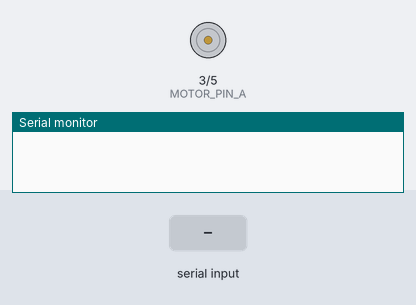
This sketch was run on a simulated Arduino Uno, built with avr-gcc and run on an emulated ATmega328P. Parts: motor-driver pin pairs drawn as motors (green arrow = first pin HIGH = forward, orange = second pin HIGH = backward, longer = more drive), the last lines printed to the serial monitor. Inputs (shaded band) come from the test bench.

Above: at 1.2 s.
1.3 s: "f\n" received over Serial
At 2.0 s:
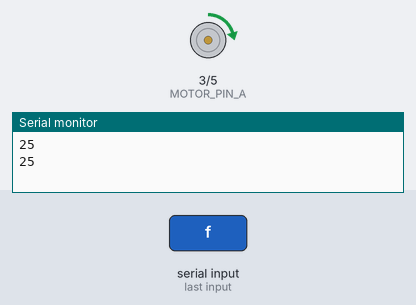
2.8 s: byte 102 ('f') received over Serial
At 3.1 s:
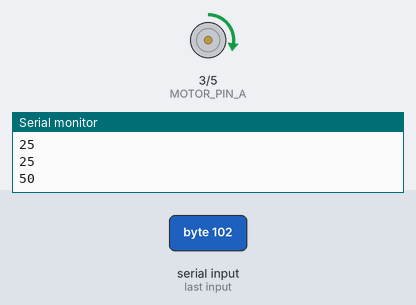
4.3 s: "f\n" received over Serial
At 5.5 s:
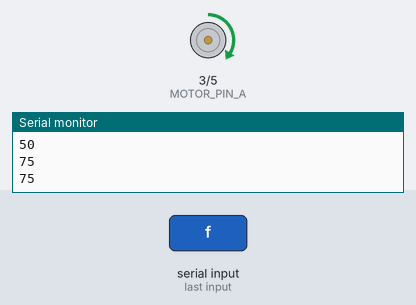
5.8 s: "b\n" received over Serial
At 6.6 s:
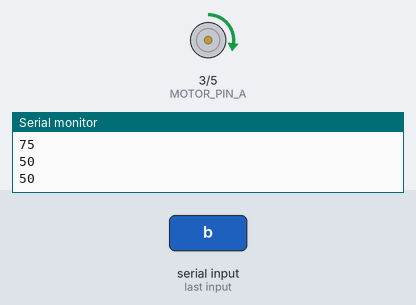
Timing chart, 0 to 8.3 s (numbered marks = the images above; inputs shaded):
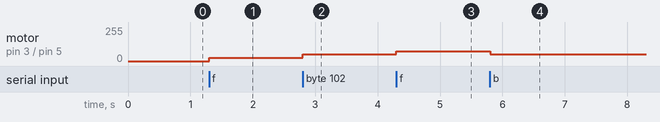

Measured:
- after the input at 1.3 s, motor on pin 3 (MOTOR_PIN_A) / pin 5 (MOTOR_PIN_B): stopped → forward 25/255 at once
- after the input at 2.8 s, motor on pin 3 (MOTOR_PIN_A) / pin 5 (MOTOR_PIN_B): forward 25/255 → forward 50/255 at once
- after the input at 4.3 s, motor on pin 3 (MOTOR_PIN_A) / pin 5 (MOTOR_PIN_B): forward 50/255 → forward 75/255 at once
- after the input at 5.8 s, motor on pin 3 (MOTOR_PIN_A) / pin 5 (MOTOR_PIN_B): forward 75/255 → forward 50/255 at once

The sketch:

motorControlTest.ino
```cpp
#define MOTOR_PIN_A 3
#define MOTOR_PIN_B 5

int speed = 0; // negative value means running backwards. maximum is 255

void setup() {
  Serial.begin(19200);
  pinMode(MOTOR_PIN_A, OUTPUT);
  pinMode(MOTOR_PIN_B, OUTPUT);
}

void loop() {
  if (Serial.available()) {
    char c = Serial.read();
    if (c == 'f') {
      speed = min(speed + 25, 250);
    } else if (c == 'b') {
      speed = max(speed - 25, -250);
    }
    Serial.print(speed);
    Serial.print("\n");
    // If going forward, B = low, and A = high means that the motor moves, so low PWM duty cycle means
    // lower speed.
    // If going backward, B = high, and A = high means that the motor stops, so high PWM duty cycle means
    // lower speed.
    if (speed >= 0) {
      analogWrite(MOTOR_PIN_A, speed);
      digitalWrite(MOTOR_PIN_B, 0);
    } else {
      digitalWrite(MOTOR_PIN_A, 0);
      analogWrite(MOTOR_PIN_B, -speed);
    }
  }
}
```
